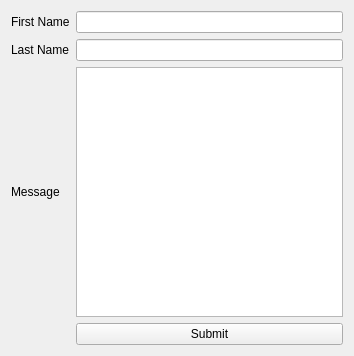
<?xml version="1.0" encoding="UTF-8"?>
<ui version="4.0">
 <class>Widget</class>
 <widget class="QWidget" name="Widget">
  <property name="geometry">
   <rect>
    <x>0</x>
    <y>0</y>
    <width>354</width>
    <height>356</height>
   </rect>
  </property>
  <property name="windowTitle">
   <string>Widget</string>
  </property>
  <layout class="QVBoxLayout" name="verticalLayout">
   <item>
    <layout class="QGridLayout" name="gridLayout">
     <item row="0" column="0">
      <widget class="QLabel" name="label">
       <property name="text">
        <string>First Name</string>
       </property>
      </widget>
     </item>
     <item row="0" column="1">
      <widget class="QLineEdit" name="firstNameLineEdit"/>
     </item>
     <item row="1" column="0">
      <widget class="QLabel" name="label_2">
       <property name="text">
        <string>Last Name</string>
       </property>
      </widget>
     </item>
     <item row="1" column="1">
      <widget class="QLineEdit" name="lastNameLineEdit"/>
     </item>
     <item row="2" column="0">
      <widget class="QLabel" name="label_3">
       <property name="text">
        <string>Message</string>
       </property>
      </widget>
     </item>
     <item row="2" column="1">
      <widget class="QTextEdit" name="messageTextEdit"/>
     </item>
     <item row="3" column="1">
      <widget class="QPushButton" name="pushButton">
       <property name="text">
        <string>Submit</string>
       </property>
      </widget>
     </item>
    </layout>
   </item>
  </layout>
 </widget>
 <resources/>
 <connections/>
</ui>
